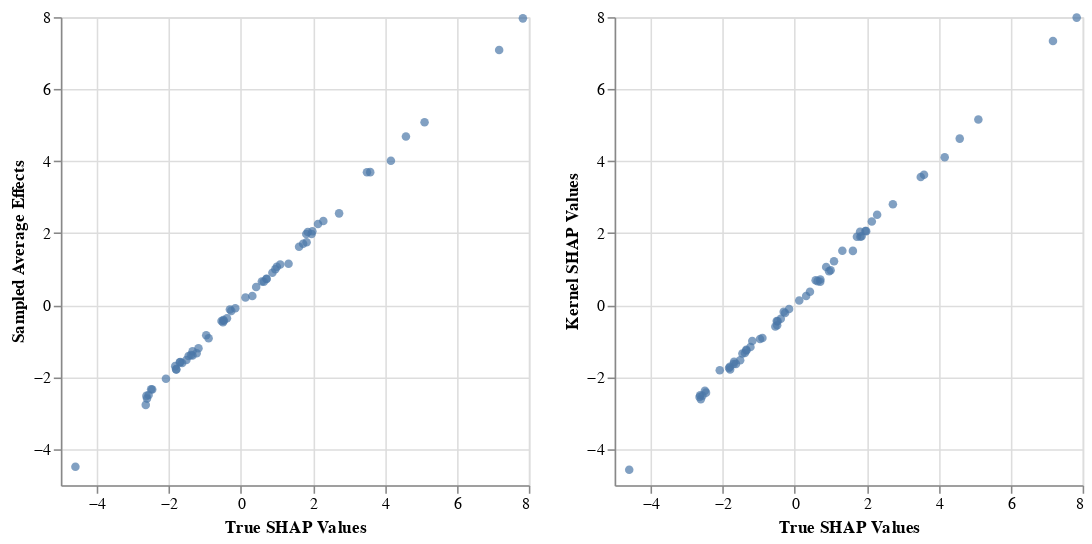

Notebook code for this chart:
### Code cell
alt.Chart(data_df).mark_point(filled=True).encode(
    alt.X('True SHAP Values:Q'),
    alt.Y(alt.repeat("column"), type='quantitative')
).properties(width=300, height=300).repeat(column=['Sampled Average Effects', 'Kernel SHAP Values'])

### Figure 1 — Vega-Lite specification as saved in the notebook (floating-point values rounded to 4 significant figures)
{"$schema": "https://vega.github.io/schema/vega-lite/v3.2.1.json", "config": {"mark": {"tooltip": null}, "view": {"height": 300, "width": 400}}, "datasets": {"data-e62c4cfc4c62af44c1c3dc75c31a78ec": [{"Kernel SHAP Values": -0.1826, "Sampled Average Effects": -0.1224, "Sampled Dual Effects": -0.2601, "Sampled Primal Effects": -0.1863, "True SHAP Values": -0.304}, {"Kernel SHAP Values": 4.107, "Sampled Average Effects": 4.013, "Sampled Dual Effects": 4.12, "Sampled Primal Effects": 4.138, "True SHAP Values": 4.169}, {"Kernel SHAP Values": 1.217, "Sampled Average Effects": 1.13, "Sampled Dual Effects": 1.21, "Sampled Primal Effects": 1.121, "True SHAP Values": 1.094}, {"Kernel SHAP Values": -2.501, "Sampled Average Effects": -2.52, "Sampled Dual Effects": -2.507, "Sampled Primal Effects": -2.653, "True SHAP Values": -2.623}, {"Kernel SHAP Values": 1.508, "Sampled Average Effects": 1.62, "Sampled Dual Effects": 1.729, "Sampled Primal Effects": 1.811, "True SHAP Values": 1.618}, {"Kernel SHAP Values": 1.902, "Sampled Average Effects": 1.705, "Sampled Dual Effects": 1.746, "Sampled Primal Effects": 1.769, "True SHAP Values": 1.73}, {"Kernel SHAP Values": 1.914, "Sampled Average Effects": 2.031, "Sampled Dual Effects": 1.846, "Sampled Primal Effects": 1.962, "True SHAP Values": 1.86}, {"Kernel SHAP Values": 4.626, "Sampled Average Effects": 4.686, "Sampled Dual Effects": 4.545, "Sampled Primal Effects": 4.665, "True SHAP Values": 4.586}, {"Kernel SHAP Values": -1.709, "Sampled Average Effects": -1.777, "Sampled Dual Effects": -1.82, "Sampled Primal Effects": -1.75, "True SHAP Values": -1.799}, {"Kernel SHAP Values": -2.43, "Sampled Average Effects": -2.343, "Sampled Dual Effects": -2.4, "Sampled Primal Effects": -2.283, "True SHAP Values": -2.462}, {"Kernel SHAP Values": 7.987, "Sampled Average Effects": 7.967, "Sampled Dual Effects": 8.138, "Sampled Primal Effects": 7.742, "True SHAP Values": 7.834}, {"Kernel SHAP Values": -1.631, "Sampled Average Effects": -1.607, "Sampled Dual Effects": -1.573, "Sampled Primal Effects": -1.59, "True SHAP Values": -1.63}, {"Kernel SHAP Values": -0.9424, "Sampled Average Effects": -0.8377, "Sampled Dual Effects": -0.746, "Sampled Primal Effects": -0.9132, "True SHAP Values": -0.9619}, {"Kernel SHAP Values": 7.338, "Sampled Average Effects": 7.088, "Sampled Dual Effects": 7.004, "Sampled Primal Effects": 7.273, "True SHAP Values": 7.175}, {"Kernel SHAP Values": 0.1297, "Sampled Average Effects": 0.2113, "Sampled Dual Effects": 0.1905, "Sampled Primal Effects": 0.1141, "True SHAP Values": 0.1284}, {"Kernel SHAP Values": 2.323, "Sampled Average Effects": 2.252, "Sampled Dual Effects": 2.342, "Sampled Primal Effects": 2.089, "True SHAP Values": 2.144}, {"Kernel SHAP Values": 1.901, "Sampled Average Effects": 1.748, "Sampled Dual Effects": 1.844, "Sampled Primal Effects": 1.93, "True SHAP Values": 1.826}, {"Kernel SHAP Values": -0.5566, "Sampled Average Effects": -0.4136, "Sampled Dual Effects": -0.4567, "Sampled Primal Effects": -0.4595, "True SHAP Values": -0.4861}, {"Kernel SHAP Values": -1.744, "Sampled Average Effects": -1.694, "Sampled Dual Effects": -1.852, "Sampled Primal Effects": -1.757, "True SHAP Values": -1.823}, {"Kernel SHAP Values": -1.243, "Sampled Average Effects": -1.398, "Sampled Dual Effects": -1.448, "Sampled Primal Effects": -1.267, "True SHAP Values": -1.343}, {"Kernel SHAP Values": -0.38, "Sampled Average Effects": -0.3636, "Sampled Dual Effects": -0.3383, "Sampled Primal Effects": -0.2767, "True SHAP Values": -0.385}, {"Kernel SHAP Values": -0.9943, "Sampled Average Effects": -1.196, "Sampled Dual Effects": -1.021, "Sampled Primal Effects": -1.152, "True SHAP Values": -1.177}, {"Kernel SHAP Values": -1.79, "Sampled Average Effects": -1.79, "Sampled Dual Effects": -1.84, "Sampled Primal Effects": -1.834, "True SHAP Values": -1.792}, {"Kernel SHAP Values": 0.7135, "Sampled Average Effects": 0.7289, "Sampled Dual Effects": 0.7358, "Sampled Primal Effects": 0.7102, "True SHAP Values": 0.7149}, {"Kernel SHAP Values": 2.058, "Sampled Average Effects": 1.979, "Sampled Dual Effects": 2.058, "Sampled Primal Effects": 2.071, "True SHAP Values": 1.965}, {"Kernel SHAP Values": -1.635, "Sampled Average Effects": -1.589, "Sampled Dual Effects": -1.773, "Sampled Primal Effects": -1.723, "True SHAP Values": -1.696}, {"Kernel SHAP Values": 0.6673, "Sampled Average Effects": 0.6519, "Sampled Dual Effects": 0.6418, "Sampled Primal Effects": 0.6796, "True SHAP Values": 0.6378}, {"Kernel SHAP Values": 2.039, "Sampled Average Effects": 1.975, "Sampled Dual Effects": 1.817, "Sampled Primal Effects": 1.925, "True SHAP Values": 1.817}, {"Kernel SHAP Values": -1.533, "Sampled Average Effects": -1.522, "Sampled Dual Effects": -1.542, "Sampled Primal Effects": -1.32, "True SHAP Values": -1.513}, {"Kernel SHAP Values": -0.9136, "Sampled Average Effects": -0.9171, "Sampled Dual Effects": -0.9201, "Sampled Primal Effects": -0.9096, "True SHAP Values": -0.8952}, {"Kernel SHAP Values": -0.2159, "Sampled Average Effects": -0.1587, "Sampled Dual Effects": -0.1335, "Sampled Primal Effects": -0.2608, "True SHAP Values": -0.2653}, {"Kernel SHAP Values": 3.558, "Sampled Average Effects": 3.69, "Sampled Dual Effects": 3.46, "Sampled Primal Effects": 3.537, "True SHAP Values": 3.503}, {"Kernel SHAP Values": -1.262, "Sampled Average Effects": -1.279, "Sampled Dual Effects": -1.271, "Sampled Primal Effects": -1.289, "True SHAP Values": -1.341}, {"Kernel SHAP Values": 2.513, "Sampled Average Effects": 2.34, "Sampled Dual Effects": 2.388, "Sampled Primal Effects": 2.39, "True SHAP Values": 2.291}, {"Kernel SHAP Values": 0.6507, "Sampled Average Effects": 0.7347, "Sampled Dual Effects": 0.6075, "Sampled Primal Effects": 0.674, "True SHAP Values": 0.7109}, {"Kernel SHAP Values": -0.4497, "Sampled Average Effects": -0.4339, "Sampled Dual Effects": -0.4165, "Sampled Primal Effects": -0.4771, "True SHAP Values": -0.4717}, {"Kernel SHAP Values": -2.378, "Sampled Average Effects": -2.335, "Sampled Dual Effects": -2.329, "Sampled Primal Effects": -2.277, "True SHAP Values": -2.492}, {"Kernel SHAP Values": 2.803, "Sampled Average Effects": 2.55, "Sampled Dual Effects": 2.567, "Sampled Primal Effects": 2.715, "True SHAP Values": 2.729}, {"Kernel SHAP Values": -2.611, "Sampled Average Effects": -2.596, "Sampled Dual Effects": -2.601, "Sampled Primal Effects": -2.584, "True SHAP Values": -2.606}, {"Kernel SHAP Values": 5.155, "Sampled Average Effects": 5.079, "Sampled Dual Effects": 5.13, "Sampled Primal Effects": 5.149, "True SHAP Values": 5.103}, {"Kernel SHAP Values": -4.57, "Sampled Average Effects": -4.49, "Sampled Dual Effects": -4.659, "Sampled Primal Effects": -4.684, "True SHAP Values": -4.595}, {"Kernel SHAP Values": 0.6897, "Sampled Average Effects": 0.6586, "Sampled Dual Effects": 0.6605, "Sampled Primal Effects": 0.6707, "True SHAP Values": 0.583}, {"Kernel SHAP Values": -1.806, "Sampled Average Effects": -2.043, "Sampled Dual Effects": -1.892, "Sampled Primal Effects": -1.943, "True SHAP Values": -2.08}, {"Kernel SHAP Values": 0.2555, "Sampled Average Effects": 0.2544, "Sampled Dual Effects": 0.2953, "Sampled Primal Effects": 0.2629, "True SHAP Values": 0.3191}, {"Kernel SHAP Values": 0.9723, "Sampled Average Effects": 1.066, "Sampled Dual Effects": 1.042, "Sampled Primal Effects": 0.9928, "True SHAP Values": 0.9996}, {"Kernel SHAP Values": 2.056, "Sampled Average Effects": 2.052, "Sampled Dual Effects": 2.069, "Sampled Primal Effects": 1.993, "True SHAP Values": 1.987}, {"Kernel SHAP Values": -1.163, "Sampled Average Effects": -1.336, "Sampled Dual Effects": -1.193, "Sampled Primal Effects": -1.221, "True SHAP Values": -1.228}, {"Kernel SHAP Values": -0.1053, "Sampled Average Effects": -0.08565, "Sampled Dual Effects": -0.1113, "Sampled Primal Effects": -0.147, "True SHAP Values": -0.1543}, {"Kernel SHAP Values": -2.517, "Sampled Average Effects": -2.496, "Sampled Dual Effects": -2.541, "Sampled Primal Effects": -2.517, "True SHAP Values": -2.562}, {"Kernel SHAP Values": 3.622, "Sampled Average Effects": 3.695, "Sampled Dual Effects": 3.399, "Sampled Primal Effects": 3.613, "True SHAP Values": 3.594}, {"Kernel SHAP Values": -1.341, "Sampled Average Effects": -1.411, "Sampled Dual Effects": -1.418, "Sampled Primal Effects": -1.433, "True SHAP Values": -1.451}, {"Kernel SHAP Values": -0.5904, "Sampled Average Effects": -0.4414, "Sampled Dual Effects": -0.4293, "Sampled Primal Effects": -0.5555, "True SHAP Values": -0.5362}, {"Kernel SHAP Values": 1.509, "Sampled Average Effects": 1.149, "Sampled Dual Effects": 1.22, "Sampled Primal Effects": 1.157, "True SHAP Values": 1.325}, {"Kernel SHAP Values": -0.4429, "Sampled Average Effects": -0.4767, "Sampled Dual Effects": -0.4796, "Sampled Primal Effects": -0.4783, "True SHAP Values": -0.497}, {"Kernel SHAP Values": 1.058, "Sampled Average Effects": 0.8983, "Sampled Dual Effects": 1.01, "Sampled Primal Effects": 1.006, "True SHAP Values": 0.8761}, {"Kernel SHAP Values": 0.3738, "Sampled Average Effects": 0.5032, "Sampled Dual Effects": 0.3912, "Sampled Primal Effects": 0.2466, "True SHAP Values": 0.4254}, {"Kernel SHAP Values": -1.331, "Sampled Average Effects": -1.387, "Sampled Dual Effects": -1.283, "Sampled Primal Effects": -1.387, "True SHAP Values": -1.384}, {"Kernel SHAP Values": -1.574, "Sampled Average Effects": -1.582, "Sampled Dual Effects": -1.604, "Sampled Primal Effects": -1.657, "True SHAP Values": -1.682}, {"Kernel SHAP Values": -2.552, "Sampled Average Effects": -2.77, "Sampled Dual Effects": -2.672, "Sampled Primal Effects": -2.698, "True SHAP Values": -2.641}, {"Kernel SHAP Values": 0.9427, "Sampled Average Effects": 0.9953, "Sampled Dual Effects": 1.038, "Sampled Primal Effects": 1.055, "True SHAP Values": 0.9572}]}, "repeat": {"column": ["Sampled Average Effects", "Kernel SHAP Values"]}, "spec": {"data": {"name": "data-e62c4cfc4c62af44c1c3dc75c31a78ec"}, "encoding": {"x": {"field": "True SHAP Values", "type": "quantitative"}, "y": {"field": {"repeat": "column"}, "type": "quantitative"}}, "height": 300, "mark": {"filled": true, "type": "point"}, "width": 300}}
